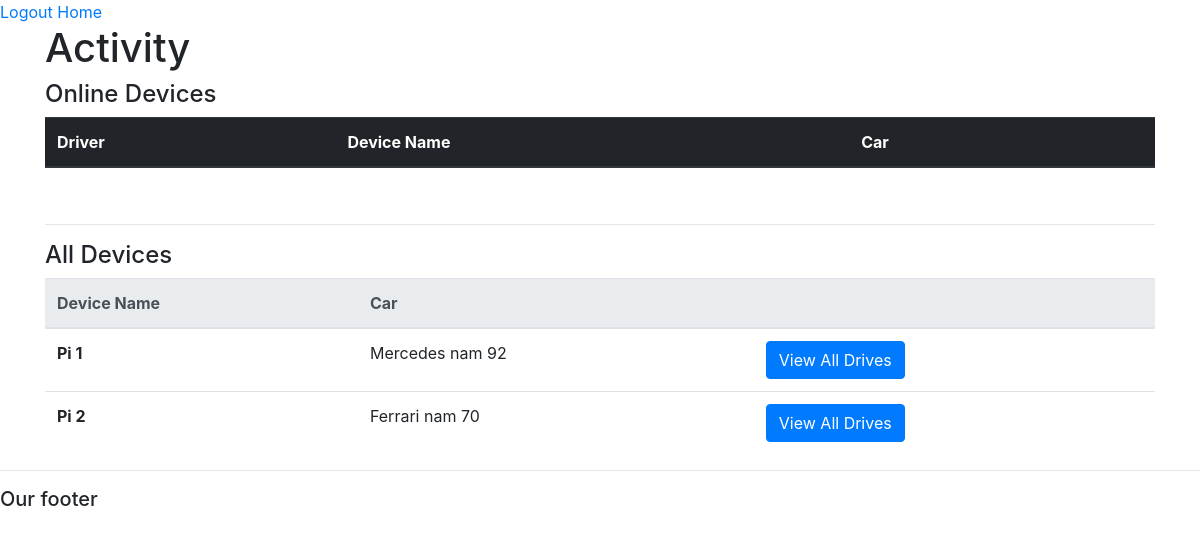
The app's page /drives/ with its own data.
### accounts/models.py (models this page shows, shortened)
class RaspDevice(models.Model):
    STATUS = (
        ("online", "online"),
        ("offline", "offline"),
    )
    name = models.CharField(max_length=50)
    car = models.OneToOneField(Car, null=True, on_delete=models.SET_NULL)
    status = models.CharField(max_length=50, null=True, blank=True, choices=STATUS)
    lastActive = models.DateTimeField(null=True, blank=True)
    date_created = models.DateTimeField(auto_now_add=True)

class Car(models.Model):
    name = models.CharField(max_length=50)
    driver = models.ForeignKey(Driver, null=True, on_delete=models.CASCADE)

### realtime/views.py (the view)
# urls.py: path("", views.drivesMangementPage, name="drives"),
def drivesMangementPage(request):
    devices = RaspDevice.objects.all()
    onlineDevices = RaspDevice.objects.filter(status="online")
    context = {
        "devices": devices,
        "onlDevices": onlineDevices,
    }
    return render(request, "drives.html", context)

### realtime/templates/drives.html (shortened to what this page needs)
{% extends 'accounts/main.html' %} {% load static %} {% block content %}
<div class="container">
    <h1>Activity</h1>
    <div>
        <h4>Online Devices</h4>
        <table id="onlineTable" class="table">
            <thead class="thead-dark">
                <tr>
                    <th scope="col">Driver</th>
                    <th scope="col">Device Name</th>
                    <th scope="col">Car</th>
                    <th scope="col"></th>
                </tr>
            </thead>
        </table>
        <br />
        <hr />
        <h4>All Devices</h4>
        <table class="table">
            <thead class="thead-light">
                <tr>
                    <th scope="col">Device Name</th>
                    <th scope="col">Car</th>
                    <th scope="col"></th>
                </tr>
            </thead>
            <tbody>
                {% for device in devices %}
                <tr>
                    <th>{{ device.name }}</th>
                    <td>{{ device.car.name }}</td>
                    <td>
                        <a
                            class="btn btn-primary"
                            href="{% url 'drivesOfPi' device.id %}"
                            >View All Drives</a
                        >
                    </td>
                </tr>
                {% endfor %}
            </tbody>
        </table>
    </div>
</div>
{% endblock %}

### static/css/main.css (style rules this page uses)
body { margin: 0; padding: 0; height: 100vh; }

### static/css/profile.css (style rules this page uses)
body { background-color: #f9f9fa }

### records on screen
RaspDevice: name "Pi 1", car.name "Mercedes nam 92"
RaspDevice: name "Pi 2", car.name "Ferrari nam 70"
